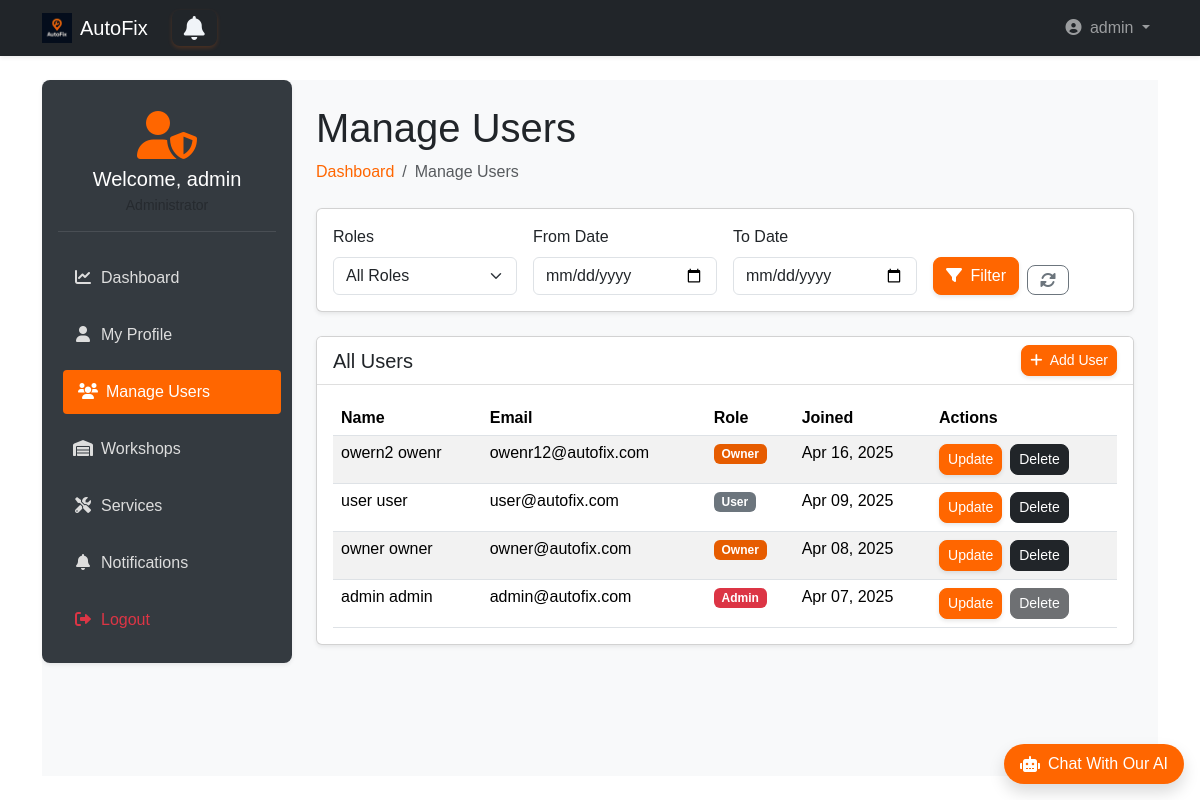
Page /admin_dashboard/admin/manage-users/ (signed in) on the committed database.
### accounts/models.py (models this page shows, shortened)
class User(AbstractUser):
    username = None
    email = models.EmailField(unique=True)
    phone = models.CharField(max_length=15, unique=True, blank=True)
    is_workshop_owner = models.BooleanField(default=False)
    address = models.ForeignKey(Address, on_delete=models.SET_NULL, null=True, blank=True)
    objects = UserManager()
    USERNAME_FIELD = 'email'
    REQUIRED_FIELDS = ['first_name', 'last_name']  # names required for registration
    def get_full_name(self):
        return f"{self.first_name} {self.last_name}"
    def get_short_name(self):
        return self.first_name

### admin_dashboard/views.py (the view, shortened to what this page needs)
# urls.py: path('admin/manage-users/', views.manage_users, name='manage_users'),
def manage_users(request):
    if not request.user.is_superuser:
        return redirect('landing:main')
    users = User.objects.all().order_by('-date_joined')
    role = request.GET.get('role', '')
    from_date = request.GET.get('from_date', '')
    to_date = request.GET.get('to_date', '')
    if from_date:
        users = users.filter(date_joined__gte=from_date)
    if to_date:
        users = users.filter(date_joined__lte=to_date)
    context = {
        'all_users': users,
    }
    return render(request, 'admin_dashboard/manage_users.html', context)

### templates/admin_dashboard/manage_users.html (shortened to what this page needs)
{% extends 'base2.html' %}
{% load static bootstrap5 %}
{% block extra_css %}
<link rel="stylesheet" href="{% static 'css/admin_dashboard.css' %}">
{% endblock %}
{% block content %}
<div class="wrapper d-flex">
     <aside class="sidebar p-3 shadow-sm">
        <div class="user-profile mb-4 text-center">
            <div class="avatar mb-2">
                <i class="fas fa-user-shield fa-3x"></i>
            </div>
            <h5 class="welcome mb-1">Welcome, {{ user.get_short_name }}</h5>
            <small class="text-muted">Administrator</small>
        </div>
        <nav class="menu d-flex flex-column gap-2">
            <a href="{% url 'admin_dashboard:dashboard' %}">
                <i class="fas fa-chart-line me-2"></i>Dashboard
            </a>
            <a href="{% url 'admin_dashboard:profile' %}">
                <i class="fas fa-user me-2"></i>My Profile
            </a>
            <a href="{% url 'admin_dashboard:manage_users' %}" class="active-link">
                <i class="fas fa-users me-2"></i>Manage Users
            </a>
            <a href="{% url 'admin_dashboard:manage_workshops' %}">
                <i class="fas fa-warehouse me-2"></i>Workshops
            </a>
            <a href="{% url 'admin_dashboard:manage_services' %}">
                <i class="fas fa-tools me-2"></i>Services
            </a>
            <a href="{% url 'admin_dashboard:notifications' %}">
                <i class="fas fa-bell me-2"></i>Notifications
            </a>
            <a href="{% url 'accounts:logout' %}" class="text-danger">
                <i class="fas fa-sign-out-alt me-2"></i>Logout
            </a>
        </nav>
    </aside>
    <main class="main-content flex-grow-1 p-4">
        <div class="dashboard-header mb-4">
            <h1>Manage Users</h1>
            <nav aria-label="breadcrumb">
                <ol class="breadcrumb">
                    <li class="breadcrumb-item"><a class="text-decoration-none" style="color: #ff6600;"
                        href="{% url 'admin_dashboard:dashboard' %}">Dashboard</a></li>
                    <li class="breadcrumb-item active" aria-current="page">Manage Users</li>
                </ol>
            </nav>
        </div>
        <div class="card shadow-sm mb-4">
            <div class="card-body">
                <form method="get" action="{% url 'admin_dashboard:manage_users' %}" class="row g-3">
                    <div class="col-md-3">
                        <label class="form-label">Roles</label>
                        <select name="role" class="form-select">
                            <option value="">All Roles</option>
                        </select>
                    </div>
                    <div class="col-md-3">
                        <label class="form-label">From Date</label>
                        <input type="date" name="from_date" class="form-control" value="{{ request.GET.from_date }}">
                    </div>
                    <div class="col-md-3">
                        <label class="form-label">To Date</label>
                        <input type="date" name="to_date" class="form-control" value="{{ request.GET.to_date }}">
                    </div>
                    <div class="col-md-3 d-flex align-items-end">
                        <button type="submit" class="btn btn-warning me-2">
                            <i class="fas fa-filter me-1"></i> Filter
                        </button>
                        <a href="{% url 'admin_dashboard:manage_users' %}" class="btn btn-outline-secondary">
                            <i class="fas fa-sync-alt"></i>
                        </a>
                    </div>
                </form>
            </div>
        </div>
        <div class="card shadow-sm mb-4">
            <div class="card-header bg-white d-flex justify-content-between align-items-center">
                <h5 class="mb-0">All Users</h5>
                <a class="btn btn-sm btn-warning" href="{% url 'admin_dashboard:create_user' %}">
                    <i class="fas fa-plus me-1"></i> Add User
                </a>
            </div>
            <div class="card-body">
                {% if all_users %}
                <div class="table-responsive">
                    <table class="table table-striped">
                        <thead>
                            <tr id="user-{{ user.id }}">
                                <th>Name</th>
                                <th>Email</th>
                                <th>Role</th>
                                <th>Joined</th>
                                <th>Actions</th>
                            </tr>
                        </thead>
                        <tbody>
                            {% for user in all_users %}
                            <tr>
                                <td>{{ user.get_full_name }}</td>
                                <td>{{ user.email }}</td>
                                <td>
                                    {% if user.is_superuser %}
                                    <span class="badge bg-danger">Admin</span>
                                    {% elif user.is_workshop_owner %}
                                    <span class="badge bg-warning">Owner</span>
                                     {% else %}
                                         <span class="badge bg-secondary">User</span>
                                     {% endif %}
                                </td>
                                <td>{{ user.date_joined|date:"M d, Y" }}</td>
                                <td>
                                    <div class="d-flex gap-2">
                                        <button class="btn btn-warning btn-sm" style="background-color: #ff6600; color:white;" onclick="updateUser({{ user.id }})">
                                            Update
                                        </button>
                                        {% if request.user.is_superuser and request.user != user %}
                                            <button class="btn btn-dark btn-sm" onclick="deleteUser({{ user.id }})" title="Delete this user">
                                                Delete
                                            </button>
                                        {% elif request.user == user and request.user.is_superuser %}
                                            <button class="btn btn-dark btn-sm" disabled title="You cannot delete yourself">
                                                Delete
                                            </button>
                                        {% endif %}
                                    </div>
                                </td>
                            </tr>
                            {% endfor %}
                        </tbody>
                    </table>
                </div>
                {% endif %}
            </div>
        </div>
    </main>
</div>
{% endblock %}

### templates/base2.html (shortened to what this page needs)
{% load static bootstrap5 %}
{% bootstrap_css %}
<!DOCTYPE html>
<html lang="en" dir="{% if LANGUAGE_CODE == 'ar' %}rtl{% else %}ltr{% endif %}">
<head>
    <link rel="stylesheet" href="https://cdnjs.cloudflare.com/ajax/libs/font-awesome/6.4.0/css/all.min.css">
    <link rel="stylesheet" href="{% static 'css/style.css' %}">
    <link rel="stylesheet" href="{% static 'css/ai_style.css' %}">
    {% block extra_css %}
    {% endblock %}
</head>
<body class="d-flex flex-column min-vh-100">
<nav class="navbar navbar-expand-lg navbar-dark bg-dark shadow-sm">
    <div class="container">
        <a class="navbar-brand d-flex align-items-center gap-2" href="{% if user.is_authenticated %}{% url 'landing:dashboard' %}{% else %}{% url 'landing:main' %}{% endif %}">
            <img src="{% static 'img/dark_logo.png' %}" alt="AutoFix" width="30" height="30">
            AutoFix
        </a>
        <a {% if request.user.is_workshop_owner %} href="{% url 'owner_dashboard:notifications' %}"
            {% elif request.user.is_superuser %} href="{% url 'admin_dashboard:notifications' %}"
            {% else %} href="{% url 'user_dashboard:notifications' %}" {% endif %}
            id="notifications-btn" class="btn btn-outline-primary position-relative mx-2">
             <i class="fa fa-bell"></i>
       </a>
        <div class="collapse navbar-collapse" id="navbarMain">
            <ul class="navbar-nav ms-auto">
                {% if user.is_authenticated %}
                    <li class="nav-item dropdown">
                        <a class="nav-link dropdown-toggle" href="#" role="button" data-bs-toggle="dropdown">
                            <i class="fas fa-user-circle me-1"></i> {{ user.get_short_name }}
                        </a>
                    </li>
                {% endif %}
            </ul>
        </div>
    </div>
</nav>
<main class="flex-grow-1 py-4">
    <div class="container">
        {% block content %}
        {% endblock %}
    </div>
</main>
<div id="chat-container" class="position-fixed bottom-0 end-0 mb-3 me-3" style="z-index: 1000;">
    <div id="chat-bubble" class="bg-orange text-white rounded-pill shadow cursor-pointer d-flex align-items-center">
        <div class="d-flex align-items-center px-3 py-2">
            <i class="fas fa-robot me-2"></i>
            <p class="mb-0 fw-medium">Chat With Our AI</p>
        </div>
    </div>
</div>
<link rel="stylesheet" href="https://cdnjs.cloudflare.com/ajax/libs/font-awesome/6.0.0/css/all.min.css">
</body>
</html>

### static/css/style.css (style rules this page uses)
* { margin: 0; padding: 0; box-sizing: border-box; }
body, html { width: 100%; height: 100%; font-family: sans-serif; }
.wrapper { display: flex; height: 100%; }
.sidebar { width: 250px; background: #0d1b2a; color: #e0e1dd; display: flex; flex-direction: column; transition: width 0.3s; }
.menu { list-style: none; flex-grow: 1; }
#notifications-btn { background: none; border: none; font-size: 24px; cursor: pointer; position: relative; }
#notifications-btn .fa-bell { color: #f0f4f8; transition: color 0.3s; }

### static/css/ai_style.css (style rules this page uses)
.bg-orange { background-color: #ff6600 !important; }

### static/css/admin_dashboard.css (style rules this page uses)
.wrapper { display: flex; min-height: 80vh; background-color: #f8f9fa; }
.sidebar { width: 250px; background-color: #343a40; color: #fff; border-radius: 8px; position: sticky; top: 20px; height: fit-content; }
.sidebar .menu a { color: #ddd; padding: 10px 15px; display: block; border-radius: 4px; transition: all 0.3s; text-decoration: none; margin-bottom: 5px; }
.sidebar .menu a:hover, .sidebar .menu .active-link { background-color: #ff6600; color: #fff; transform: translateX(5px); }
.sidebar .menu a i { width: 20px; text-align: center; }
.main-content { flex-grow: 1; padding-left: 20px; }
.user-profile { padding: 15px 0; border-bottom: 1px solid rgba(255,255,255,0.1); }
.user-profile .avatar { color: #ff6600; }
.btn { border-radius: 8px; font-weight: 500; }
.btn.btn-outline-primary { border: 2px solid #ff6600; color: #ff6600; background-color: transparent; transition: all 0.3s ease-in-out; font-weight: 500; box-shadow: 0 2px 4px rgba(255, 102, 0, 0.2); }
.btn.btn-warning { background-color: #ff6600 !important; color: white; border-color: #ff6600 !important; transition: all 0.3s ease-in-out; box-shadow: 0 2px 4px rgba(0, 0, 0, 0.1); }
.card-header { background-color: white; border-bottom: 1px solid rgba(0,0,0,0.125); }
.badge.bg-warning { background-color: #e65c00 !important; border-color: #e65c00 !important; color: #fff; }
.table { margin-bottom: 0; }
.table th { border-top: 0; }

### rows in the picture
User: get_short_name "admin", get_full_name "admin admin", email "admin@autofix.com", is_superuser "Admin", date_joined "Apr 07, 2025"
User: get_full_name "owern2 owenr", email "owenr12@autofix.com", is_superuser "Owner", date_joined "Apr 16, 2025"
User: get_full_name "user user", email "user@autofix.com", is_superuser "User", date_joined "Apr 09, 2025"
User: get_full_name "owner owner", email "owner@autofix.com", is_superuser "Owner", date_joined "Apr 08, 2025"
